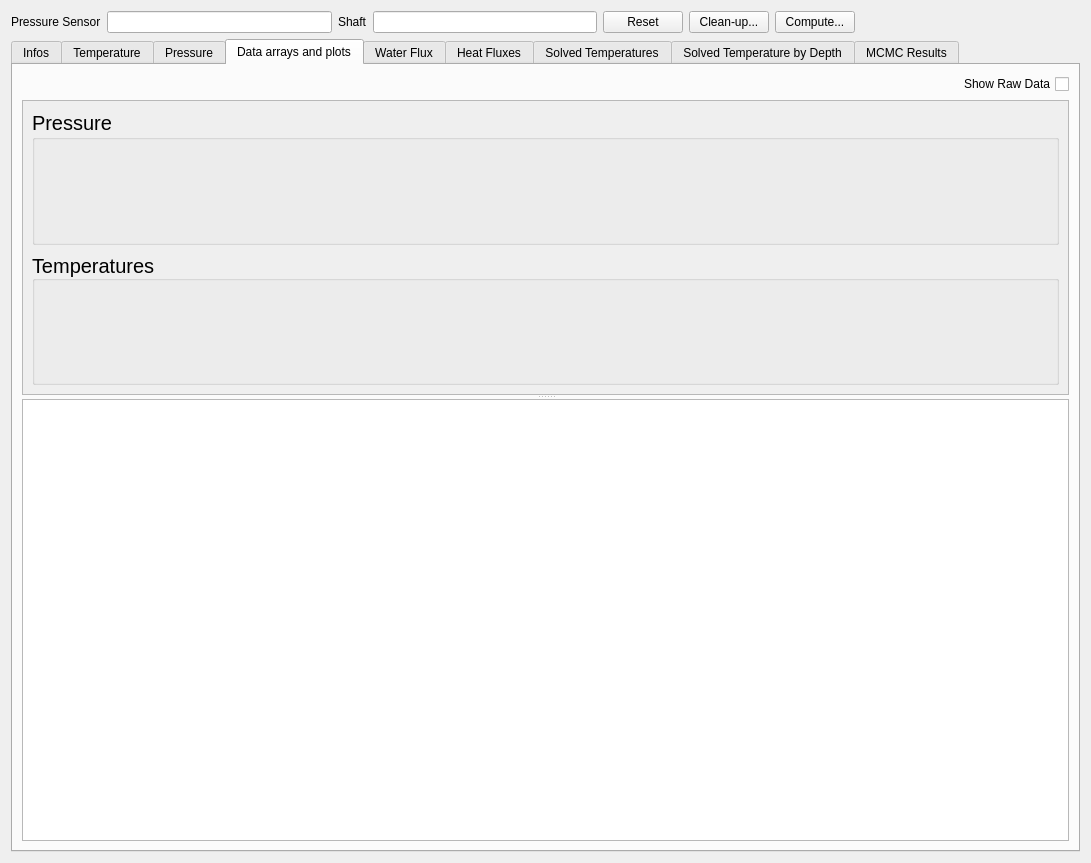
<?xml version="1.0" encoding="UTF-8"?>
<ui version="4.0">
 <class>WidgetPoint</class>
 <widget class="QWidget" name="WidgetPoint">
  <property name="geometry">
   <rect>
    <x>0</x>
    <y>0</y>
    <width>1091</width>
    <height>863</height>
   </rect>
  </property>
  <property name="windowTitle">
   <string>Form</string>
  </property>
  <layout class="QVBoxLayout" name="verticalLayout_7">
   <item>
    <layout class="QHBoxLayout" name="horizontalLayout">
     <item>
      <widget class="QLabel" name="label">
       <property name="text">
        <string>Pressure Sensor</string>
       </property>
      </widget>
     </item>
     <item>
      <widget class="QLineEdit" name="lineEditSensor">
       <property name="readOnly">
        <bool>true</bool>
       </property>
      </widget>
     </item>
     <item>
      <widget class="QLabel" name="label_2">
       <property name="text">
        <string>Shaft</string>
       </property>
      </widget>
     </item>
     <item>
      <widget class="QLineEdit" name="lineEditShaft">
       <property name="text">
        <string/>
       </property>
       <property name="readOnly">
        <bool>true</bool>
       </property>
      </widget>
     </item>
     <item>
      <widget class="QPushButton" name="pushButtonReset">
       <property name="text">
        <string>Reset</string>
       </property>
      </widget>
     </item>
     <item>
      <widget class="QPushButton" name="pushButtonCleanUp">
       <property name="text">
        <string>Clean-up...</string>
       </property>
      </widget>
     </item>
     <item>
      <widget class="QPushButton" name="pushButtonCompute">
       <property name="text">
        <string>Compute...</string>
       </property>
      </widget>
     </item>
     <item>
      <spacer name="horizontalSpacer">
       <property name="orientation">
        <enum>Qt::Horizontal</enum>
       </property>
       <property name="sizeHint" stdset="0">
        <size>
         <width>40</width>
         <height>20</height>
        </size>
       </property>
      </spacer>
     </item>
    </layout>
   </item>
   <item>
    <widget class="QTabWidget" name="tabWidget">
     <property name="currentIndex">
      <number>3</number>
     </property>
     <widget class="QWidget" name="tabInfos">
      <attribute name="title">
       <string>Infos</string>
      </attribute>
      <layout class="QGridLayout" name="gridLayout_3">
       <item row="0" column="0">
        <layout class="QVBoxLayout" name="verticalLayout_4" stretch="0,1">
         <item>
          <layout class="QHBoxLayout" name="horizontalLayout_3" stretch="0,0">
           <item>
            <widget class="QGroupBox" name="groupBox_2">
             <property name="title">
              <string>Notice</string>
             </property>
             <layout class="QVBoxLayout" name="verticalLayout">
              <item>
               <widget class="QPlainTextEdit" name="plainTextEditNotice"/>
              </item>
             </layout>
            </widget>
           </item>
           <item>
            <widget class="QGroupBox" name="groupBox_3">
             <property name="enabled">
              <bool>true</bool>
             </property>
             <property name="sizePolicy">
              <sizepolicy hsizetype="Preferred" vsizetype="Preferred">
               <horstretch>0</horstretch>
               <verstretch>0</verstretch>
              </sizepolicy>
             </property>
             <property name="title">
              <string>Infos</string>
             </property>
             <layout class="QGridLayout" name="gridLayout_4">
              <item row="0" column="0">
               <widget class="QTableView" name="tableViewInfos"/>
              </item>
             </layout>
            </widget>
           </item>
          </layout>
         </item>
         <item>
          <widget class="QGroupBox" name="groupBox">
           <property name="title">
            <string>Installation</string>
           </property>
           <layout class="QHBoxLayout" name="horizontalLayout_2">
            <item>
             <widget class="QScrollArea" name="scrollArea">
              <property name="widgetResizable">
               <bool>true</bool>
              </property>
              <widget class="QWidget" name="scrollAreaWidgetContents">
               <property name="geometry">
                <rect>
                 <x>0</x>
                 <y>0</y>
                 <width>1023</width>
                 <height>471</height>
                </rect>
               </property>
               <layout class="QVBoxLayout" name="verticalLayout_2">
                <item>
                 <widget class="QLabel" name="labelSchema">
                  <property name="sizePolicy">
                   <sizepolicy hsizetype="Expanding" vsizetype="Expanding">
                    <horstretch>0</horstretch>
                    <verstretch>0</verstretch>
                   </sizepolicy>
                  </property>
                  <property name="text">
                   <string>TextLabel</string>
                  </property>
                 </widget>
                </item>
               </layout>
              </widget>
             </widget>
            </item>
           </layout>
          </widget>
         </item>
        </layout>
       </item>
      </layout>
     </widget>
     <widget class="QWidget" name="tabTemperature">
      <attribute name="title">
       <string>Temperature</string>
      </attribute>
      <layout class="QGridLayout" name="gridLayout">
       <item row="0" column="0">
        <widget class="QTableView" name="tableViewTemp"/>
       </item>
      </layout>
     </widget>
     <widget class="QWidget" name="tabPressure">
      <attribute name="title">
       <string>Pressure</string>
      </attribute>
      <layout class="QGridLayout" name="gridLayout_2">
       <item row="0" column="0">
        <widget class="QTableView" name="tableViewPress"/>
       </item>
      </layout>
     </widget>
     <widget class="QWidget" name="tabDataArrayAndPlots">
      <attribute name="title">
       <string>Data arrays and plots</string>
      </attribute>
      <layout class="QVBoxLayout" name="verticalLayout_5">
       <item>
        <widget class="QCheckBox" name="checkBoxRaw_Data">
         <property name="layoutDirection">
          <enum>Qt::RightToLeft</enum>
         </property>
         <property name="text">
          <string>Show Raw Data</string>
         </property>
        </widget>
       </item>
       <item>
        <widget class="QSplitter" name="splitter">
         <property name="orientation">
          <enum>Qt::Vertical</enum>
         </property>
         <widget class="QScrollArea" name="scrollAreaDataPlot">
          <property name="widgetResizable">
           <bool>true</bool>
          </property>
          <widget class="QWidget" name="scrollAreaWidgetContents_7">
           <property name="geometry">
            <rect>
             <x>0</x>
             <y>0</y>
             <width>1049</width>
             <height>284</height>
            </rect>
           </property>
           <layout class="QVBoxLayout" name="verticalLayout_8">
            <item>
             <widget class="QGroupBox" name="groupBoxPress">
              <property name="sizePolicy">
               <sizepolicy hsizetype="Preferred" vsizetype="MinimumExpanding">
                <horstretch>0</horstretch>
                <verstretch>0</verstretch>
               </sizepolicy>
              </property>
              <property name="font">
               <font>
                <pointsize>15</pointsize>
               </font>
              </property>
              <property name="title">
               <string>Pressure</string>
              </property>
             </widget>
            </item>
            <item>
             <widget class="QGroupBox" name="groupBoxTemp">
              <property name="sizePolicy">
               <sizepolicy hsizetype="Preferred" vsizetype="MinimumExpanding">
                <horstretch>0</horstretch>
                <verstretch>0</verstretch>
               </sizepolicy>
              </property>
              <property name="font">
               <font>
                <pointsize>15</pointsize>
               </font>
              </property>
              <property name="title">
               <string>Temperatures</string>
              </property>
              <property name="alignment">
               <set>Qt::AlignBottom|Qt::AlignLeading|Qt::AlignLeft</set>
              </property>
             </widget>
            </item>
           </layout>
          </widget>
         </widget>
         <widget class="QTableView" name="tableViewDataArray"/>
        </widget>
       </item>
      </layout>
     </widget>
     <widget class="QWidget" name="tabWater">
      <attribute name="title">
       <string>Water Flux</string>
      </attribute>
      <layout class="QVBoxLayout" name="verticalLayout_3">
       <item>
        <widget class="QScrollArea" name="scrollArea_2">
         <property name="widgetResizable">
          <bool>true</bool>
         </property>
         <widget class="QWidget" name="scrollAreaWidgetContents_3">
          <property name="geometry">
           <rect>
            <x>0</x>
            <y>0</y>
            <width>1049</width>
            <height>761</height>
           </rect>
          </property>
          <layout class="QVBoxLayout" name="verticalLayout_9">
           <item>
            <widget class="QGroupBox" name="groupBoxWaterDirect">
             <property name="sizePolicy">
              <sizepolicy hsizetype="Preferred" vsizetype="MinimumExpanding">
               <horstretch>0</horstretch>
               <verstretch>0</verstretch>
              </sizepolicy>
             </property>
             <property name="font">
              <font>
               <pointsize>15</pointsize>
              </font>
             </property>
             <property name="title">
              <string>Water Flows computed with given parameters</string>
             </property>
            </widget>
           </item>
           <item>
            <widget class="QGroupBox" name="groupBoxWaterMCMC">
             <property name="sizePolicy">
              <sizepolicy hsizetype="Preferred" vsizetype="MinimumExpanding">
               <horstretch>0</horstretch>
               <verstretch>0</verstretch>
              </sizepolicy>
             </property>
             <property name="font">
              <font>
               <pointsize>15</pointsize>
              </font>
             </property>
             <property name="title">
              <string>Water Flows computed with MCMC</string>
             </property>
            </widget>
           </item>
          </layout>
         </widget>
        </widget>
       </item>
      </layout>
     </widget>
     <widget class="QWidget" name="tabHeat">
      <attribute name="title">
       <string>Heat Fluxes</string>
      </attribute>
      <layout class="QVBoxLayout" name="verticalLayout_12">
       <item>
        <widget class="QScrollArea" name="scrollArea_4">
         <property name="widgetResizable">
          <bool>true</bool>
         </property>
         <widget class="QWidget" name="scrollAreaWidgetContents_5">
          <property name="geometry">
           <rect>
            <x>0</x>
            <y>0</y>
            <width>1049</width>
            <height>761</height>
           </rect>
          </property>
          <layout class="QVBoxLayout" name="verticalLayout_11">
           <item>
            <widget class="QGroupBox" name="groupBoxFluxesDirect">
             <property name="sizePolicy">
              <sizepolicy hsizetype="Preferred" vsizetype="MinimumExpanding">
               <horstretch>0</horstretch>
               <verstretch>0</verstretch>
              </sizepolicy>
             </property>
             <property name="font">
              <font>
               <pointsize>15</pointsize>
              </font>
             </property>
             <property name="title">
              <string>Solved heat fluxes computed with given parameters</string>
             </property>
             <layout class="QVBoxLayout" name="vboxfluxesdirect"/>
            </widget>
           </item>
           <item>
            <widget class="QGroupBox" name="groupBoxFluxesMCMC">
             <property name="sizePolicy">
              <sizepolicy hsizetype="Preferred" vsizetype="MinimumExpanding">
               <horstretch>0</horstretch>
               <verstretch>0</verstretch>
              </sizepolicy>
             </property>
             <property name="font">
              <font>
               <pointsize>15</pointsize>
              </font>
             </property>
             <property name="title">
              <string>Solved heat fluxes computed with MCMC</string>
             </property>
             <layout class="QVBoxLayout" name="vboxfluxesMCMC"/>
            </widget>
           </item>
          </layout>
         </widget>
        </widget>
       </item>
      </layout>
     </widget>
     <widget class="QWidget" name="tabSolvedTemp">
      <attribute name="title">
       <string>Solved Temperatures</string>
      </attribute>
      <layout class="QVBoxLayout" name="verticalLayout_6">
       <item>
        <widget class="QScrollArea" name="scrollArea_3">
         <property name="widgetResizable">
          <bool>true</bool>
         </property>
         <widget class="QWidget" name="scrollAreaWidgetContents_4">
          <property name="geometry">
           <rect>
            <x>0</x>
            <y>0</y>
            <width>1049</width>
            <height>761</height>
           </rect>
          </property>
          <layout class="QVBoxLayout" name="verticalLayout_10">
           <item>
            <widget class="QGroupBox" name="groupBoxFriseTempDirect">
             <property name="sizePolicy">
              <sizepolicy hsizetype="Preferred" vsizetype="MinimumExpanding">
               <horstretch>0</horstretch>
               <verstretch>0</verstretch>
              </sizepolicy>
             </property>
             <property name="font">
              <font>
               <pointsize>15</pointsize>
              </font>
             </property>
             <property name="title">
              <string>Temperatures computed with given parameters</string>
             </property>
             <layout class="QHBoxLayout" name="horizontalLayout_4">
              <item>
               <layout class="QVBoxLayout" name="vboxfrisetempdirect"/>
              </item>
              <item>
               <layout class="QVBoxLayout" name="vboxsolvedtempdirect"/>
              </item>
             </layout>
            </widget>
           </item>
           <item>
            <widget class="QGroupBox" name="groupBoxFriseTempMCMC">
             <property name="sizePolicy">
              <sizepolicy hsizetype="Preferred" vsizetype="MinimumExpanding">
               <horstretch>0</horstretch>
               <verstretch>0</verstretch>
              </sizepolicy>
             </property>
             <property name="font">
              <font>
               <pointsize>15</pointsize>
              </font>
             </property>
             <property name="title">
              <string>Temperatures computed with MCMC</string>
             </property>
             <layout class="QHBoxLayout" name="horizontalLayout_5">
              <item>
               <layout class="QVBoxLayout" name="vboxfrisetempMCMC"/>
              </item>
              <item>
               <layout class="QVBoxLayout" name="vboxsolvedtempMCMC"/>
              </item>
             </layout>
            </widget>
           </item>
          </layout>
         </widget>
        </widget>
       </item>
      </layout>
     </widget>
     <widget class="QWidget" name="tabSolvedInterfaceTemp">
      <attribute name="title">
       <string>Solved Temperature by Depth</string>
      </attribute>
      <layout class="QVBoxLayout" name="verticalLayout_14">
       <item>
        <layout class="QHBoxLayout" name="horizontalLayout_7" stretch="0,0,0,1,0,0,0">
         <item>
          <widget class="QLabel" name="label_5">
           <property name="text">
            <string>Direct model parameters :</string>
           </property>
          </widget>
         </item>
         <item>
          <widget class="QTableView" name="tableViewParams">
           <property name="minimumSize">
            <size>
             <width>500</width>
             <height>0</height>
            </size>
           </property>
           <property name="maximumSize">
            <size>
             <width>16777215</width>
             <height>60</height>
            </size>
           </property>
          </widget>
         </item>
         <item>
          <spacer name="horizontalSpacer_2">
           <property name="orientation">
            <enum>Qt::Horizontal</enum>
           </property>
           <property name="sizeHint" stdset="0">
            <size>
             <width>40</width>
             <height>20</height>
            </size>
           </property>
          </spacer>
         </item>
         <item>
          <widget class="QLabel" name="label_6">
           <property name="text">
            <string/>
           </property>
          </widget>
         </item>
         <item>
          <widget class="QLabel" name="label_7">
           <property name="text">
            <string>Choose depth :</string>
           </property>
          </widget>
         </item>
         <item>
          <widget class="QComboBox" name="comboBoxDepth"/>
         </item>
         <item>
          <widget class="QPushButton" name="pushButtonRefresh">
           <property name="text">
            <string>Refresh</string>
           </property>
          </widget>
         </item>
        </layout>
       </item>
       <item>
        <widget class="QScrollArea" name="scrollArea_6">
         <property name="widgetResizable">
          <bool>true</bool>
         </property>
         <widget class="QWidget" name="scrollAreaWidgetContents_8">
          <property name="geometry">
           <rect>
            <x>0</x>
            <y>0</y>
            <width>1049</width>
            <height>376</height>
           </rect>
          </property>
          <layout class="QVBoxLayout" name="verticalLayout_15">
           <item>
            <widget class="QGroupBox" name="groupBoxInterfaceTempDirect">
             <property name="sizePolicy">
              <sizepolicy hsizetype="Preferred" vsizetype="MinimumExpanding">
               <horstretch>0</horstretch>
               <verstretch>0</verstretch>
              </sizepolicy>
             </property>
             <property name="font">
              <font>
               <pointsize>15</pointsize>
              </font>
             </property>
             <property name="title">
              <string>Interface temperature computed with given parameters</string>
             </property>
             <layout class="QVBoxLayout" name="vboxintertempdirect"/>
            </widget>
           </item>
           <item>
            <widget class="QGroupBox" name="groupBoxInterfaceTempMCMC">
             <property name="sizePolicy">
              <sizepolicy hsizetype="Preferred" vsizetype="MinimumExpanding">
               <horstretch>0</horstretch>
               <verstretch>0</verstretch>
              </sizepolicy>
             </property>
             <property name="font">
              <font>
               <pointsize>15</pointsize>
              </font>
             </property>
             <property name="title">
              <string>Interface temperature computed with MCMC</string>
             </property>
             <layout class="QVBoxLayout" name="vboxintertempMCMC"/>
            </widget>
           </item>
          </layout>
         </widget>
        </widget>
       </item>
      </layout>
     </widget>
     <widget class="QWidget" name="tabMCMC">
      <attribute name="title">
       <string>MCMC Results</string>
      </attribute>
      <layout class="QVBoxLayout" name="verticalLayout_13" stretch="0,1">
       <item>
        <layout class="QHBoxLayout" name="horizontalLayout_6">
         <item>
          <widget class="QLabel" name="label_3">
           <property name="text">
            <string>Best Parameters (rounded)  :</string>
           </property>
          </widget>
         </item>
         <item>
          <widget class="QTableView" name="tableViewBestParams">
           <property name="sizePolicy">
            <sizepolicy hsizetype="Expanding" vsizetype="Fixed">
             <horstretch>0</horstretch>
             <verstretch>0</verstretch>
            </sizepolicy>
           </property>
           <property name="maximumSize">
            <size>
             <width>16777215</width>
             <height>60</height>
            </size>
           </property>
          </widget>
         </item>
         <item>
          <widget class="QLabel" name="label_4">
           <property name="text">
            <string>Bins :</string>
           </property>
          </widget>
         </item>
         <item>
          <widget class="QSlider" name="horizontalSliderBins">
           <property name="minimum">
            <number>4</number>
           </property>
           <property name="maximum">
            <number>200</number>
           </property>
           <property name="value">
            <number>4</number>
           </property>
           <property name="orientation">
            <enum>Qt::Horizontal</enum>
           </property>
           <property name="invertedAppearance">
            <bool>false</bool>
           </property>
           <property name="invertedControls">
            <bool>false</bool>
           </property>
           <property name="tickPosition">
            <enum>QSlider::TicksAbove</enum>
           </property>
           <property name="tickInterval">
            <number>1</number>
           </property>
          </widget>
         </item>
         <item>
          <widget class="QLabel" name="labelBins">
           <property name="text">
            <string>60</string>
           </property>
          </widget>
         </item>
         <item>
          <widget class="QPushButton" name="pushButtonRefreshBins">
           <property name="text">
            <string>Refresh</string>
           </property>
          </widget>
         </item>
        </layout>
       </item>
       <item>
        <widget class="QScrollArea" name="scrollArea_5">
         <property name="widgetResizable">
          <bool>true</bool>
         </property>
         <widget class="QWidget" name="scrollAreaWidgetContents_6">
          <property name="geometry">
           <rect>
            <x>0</x>
            <y>0</y>
            <width>1049</width>
            <height>693</height>
           </rect>
          </property>
          <property name="sizePolicy">
           <sizepolicy hsizetype="Preferred" vsizetype="MinimumExpanding">
            <horstretch>0</horstretch>
            <verstretch>0</verstretch>
           </sizepolicy>
          </property>
          <layout class="QVBoxLayout" name="vboxhistos"/>
         </widget>
        </widget>
       </item>
      </layout>
     </widget>
    </widget>
   </item>
  </layout>
 </widget>
 <resources/>
 <connections/>
</ui>
